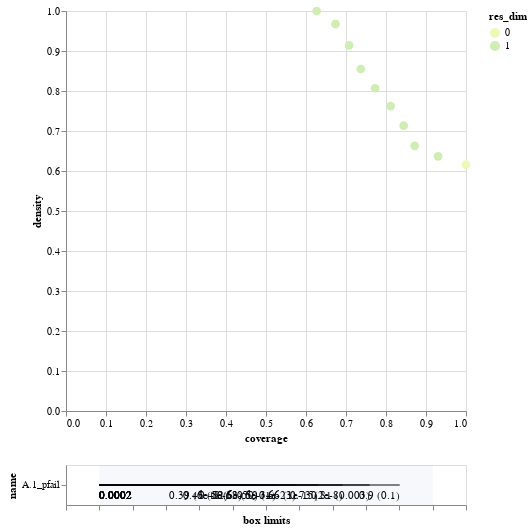

Notebook cell for this chart:
### Code cell
box_damage_0.inspect_tradeoff()

### Figure 1 — Vega-Lite specification as saved in the notebook (floating-point values rounded to 4 significant figures)
{"config": {"view": {"continuousWidth": 400, "continuousHeight": 300}}, "vconcat": [{"data": {"name": "data-ecb5274d321a18c8d2b59a46219b403c"}, "mark": {"type": "circle", "size": 75}, "encoding": {"color": {"type": "ordinal", "field": "res_dim", "scale": {"range": ["#eff9b6", "#d0edb3", "#97d6b9", "#5dc0c0", "#31a5c2", "#1f80b8", "#2354a3", "#21318d"]}}, "opacity": {"condition": {"value": 1, "selection": "selector002"}, "value": 0.4}, "tooltip": [{"type": "ordinal", "field": "id"}, {"type": "quantitative", "field": "coverage", "format": ".2"}, {"type": "quantitative", "field": "density", "format": ".2"}, {"type": "ordinal", "field": "res_dim"}], "x": {"type": "quantitative", "field": "coverage"}, "y": {"type": "quantitative", "field": "density"}}, "height": 400, "selection": {"selector002": {"type": "single", "fields": ["id"]}}, "width": 400}, {"layer": [{"data": {"name": "data-1d8934bea70e165e66708b91245f920c"}, "mark": "rule", "encoding": {"x": {"type": "quantitative", "axis": {"grid": false, "labels": false, "title": "box limits"}, "field": "x_lower", "scale": {"domain": [0, 1], "padding": 0.1}}, "x2": {"field": "x_upper"}, "y": {"type": "nominal", "field": "name", "scale": {"padding": 1.0}}}, "transform": [{"calculate": "(datum.x1-datum.minimum)/(datum.maximum-datum.minimum)", "as": "x_lower"}, {"calculate": "(datum.x2-datum.minimum)/(datum.maximum-datum.minimum)", "as": "x_upper"}, {"filter": {"selection": "selector002"}}], "width": 400}, {"data": {"name": "data-1d8934bea70e165e66708b91245f920c"}, "mark": {"type": "text", "align": "left", "baseline": "top", "dy": 5}, "encoding": {"text": {"type": "ordinal", "field": "text"}, "x": {"type": "quantitative", "axis": {"grid": false, "labels": false, "title": "box limits"}, "field": "x_lower", "scale": {"domain": [0, 1], "padding": 0.1}}, "x2": {"field": "x_upper"}, "y": {"type": "nominal", "field": "name", "scale": {"padding": 1.0}}}, "transform": [{"calculate": "(datum.x1-datum.minimum)/(datum.maximum-datum.minimum)", "as": "x_lower"}, {"calculate": "(datum.x2-datum.minimum)/(datum.maximum-datum.minimum)", "as": "x_upper"}, {"filter": {"selection": "selector002"}}, {"calculate": "datum.qp_lower>0?format(datum.x1, \".2\")+\" (\"+format(datum.qp_lower, \".1~g\")+\")\" :format(datum.x1, \".2\")", "as": "text"}], "width": 400}, {"data": {"name": "data-1d8934bea70e165e66708b91245f920c"}, "mark": {"type": "text", "align": "right", "baseline": "top", "dy": 5}, "encoding": {"text": {"type": "ordinal", "field": "text"}, "x": {"type": "quantitative", "field": "x_upper"}, "x2": {"field": "x_upper"}, "y": {"type": "nominal", "field": "name", "scale": {"padding": 1.0}}}, "transform": [{"calculate": "(datum.x1-datum.minimum)/(datum.maximum-datum.minimum)", "as": "x_lower"}, {"calculate": "(datum.x2-datum.minimum)/(datum.maximum-datum.minimum)", "as": "x_upper"}, {"filter": {"selection": "selector002"}}, {"calculate": "datum.qp_upper>0?format(datum.x2, \".2\")+\" (\"+format(datum.qp_upper, \".1\")+\")\" :format(datum.x2, \".2\")", "as": "text"}], "width": 400}, {"data": {"name": "data-bb8d07f6df3d47a6a475317795287b23"}, "mark": {"type": "rect", "opacity": 0.05}, "encoding": {"x": {"type": "quantitative", "field": "start"}, "x2": {"field": "end"}}}, {"data": {"name": "data-d751713988987e9331980363e24189ce"}, "mark": "point", "encoding": {"x": {"type": "quantitative", "field": "x"}, "y": {"type": "nominal", "field": "name"}}, "transform": [{"filter": {"selection": "selector002"}}], "width": 400}, {"data": {"name": "data-d751713988987e9331980363e24189ce"}, "mark": {"type": "text", "align": "center", "baseline": "top", "dy": 5}, "encoding": {"text": {"type": "nominal", "field": "item"}, "x": {"type": "quantitative", "field": "x"}, "y": {"type": "nominal", "field": "name"}}, "transform": [{"filter": {"selection": "selector002"}}], "width": 400}]}], "$schema": "https://vega.github.io/schema/vega-lite/v4.8.1.json", "datasets": {"data-ecb5274d321a18c8d2b59a46219b403c": [{"coverage": 1.0, "density": 0.616, "id": 0, "mass": 1.0, "mean": 0.616, "res_dim": 0}, {"coverage": 0.9302, "density": 0.6367, "id": 1, "mass": 0.9, "mean": 0.6367, "res_dim": 1}, {"coverage": 0.8718, "density": 0.663, "id": 2, "mass": 0.81, "mean": 0.663, "res_dim": 1}, {"coverage": 0.8442, "density": 0.7133, "id": 3, "mass": 0.729, "mean": 0.7133, "res_dim": 1}, {"coverage": 0.8117, "density": 0.7622, "id": 4, "mass": 0.656, "mean": 0.7622, "res_dim": 1}, {"coverage": 0.7727, "density": 0.8068, "id": 5, "mass": 0.59, "mean": 0.8068, "res_dim": 1}, {"coverage": 0.737, "density": 0.855, "id": 6, "mass": 0.531, "mean": 0.855, "res_dim": 1}, {"coverage": 0.7078, "density": 0.914, "id": 7, "mass": 0.477, "mean": 0.914, "res_dim": 1}, {"coverage": 0.6737, "density": 0.9674, "id": 8, "mass": 0.429, "mean": 0.9674, "res_dim": 1}, {"coverage": 0.6266, "density": 1.0, "id": 9, "mass": 0.386, "mean": 1.0, "res_dim": 1}], "data-1d8934bea70e165e66708b91245f920c": [{"x1": 0.0002001, "x2": 0.9004, "name": "A.1_pfail", "id": 1, "minimum": 0.0002001, "maximum": 0.9991, "qp_lower": -1.0, "qp_upper": 0.1071}, {"x1": 0.0002001, "x2": 0.8099, "name": "A.1_pfail", "id": 2, "minimum": 0.0002001, "maximum": 0.9991, "qp_lower": -1.0, "qp_upper": 0.003147}, {"x1": 0.0002001, "x2": 0.7292, "name": "A.1_pfail", "id": 3, "minimum": 0.0002001, "maximum": 0.9991, "qp_lower": -1.0, "qp_upper": 2.272e-08}, {"x1": 0.0002001, "x2": 0.6562, "name": "A.1_pfail", "id": 4, "minimum": 0.0002001, "maximum": 0.9991, "qp_lower": -1.0, "qp_upper": 1.21e-15}, {"x1": 0.0002001, "x2": 0.5898, "name": "A.1_pfail", "id": 5, "minimum": 0.0002001, "maximum": 0.9991, "qp_lower": -1.0, "qp_upper": 1.137e-23}, {"x1": 0.0002001, "x2": 0.5308, "name": "A.1_pfail", "id": 6, "minimum": 0.0002001, "maximum": 0.9991, "qp_lower": -1.0, "qp_upper": 5.663e-34}, {"x1": 0.0002001, "x2": 0.4769, "name": "A.1_pfail", "id": 7, "minimum": 0.0002001, "maximum": 0.9991, "qp_lower": -1.0, "qp_upper": 6.478e-50}, {"x1": 0.0002001, "x2": 0.4287, "name": "A.1_pfail", "id": 8, "minimum": 0.0002001, "maximum": 0.9991, "qp_lower": -1.0, "qp_upper": 5.029e-68}, {"x1": 0.0002001, "x2": 0.386, "name": "A.1_pfail", "id": 9, "minimum": 0.0002001, "maximum": 0.9991, "qp_lower": -1.0, "qp_upper": 6e-82}], "data-bb8d07f6df3d47a6a475317795287b23": [{"start": 0, "end": 1}], "data-d751713988987e9331980363e24189ce": []}}
